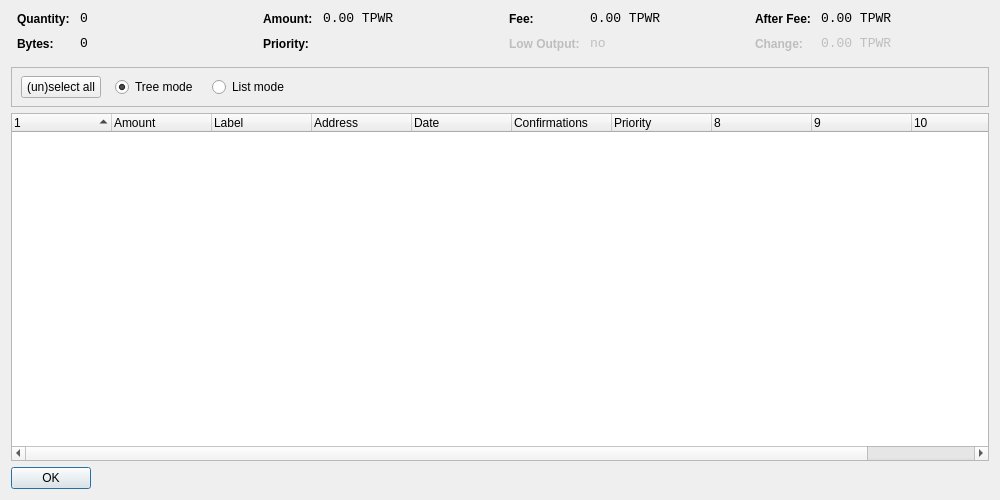
<?xml version="1.0" encoding="UTF-8"?>
<ui version="4.0">
 <class>CoinControlDialog</class>
 <widget class="QDialog" name="CoinControlDialog">
  <property name="geometry">
   <rect>
    <x>0</x>
    <y>0</y>
    <width>1000</width>
    <height>500</height>
   </rect>
  </property>
  <property name="windowTitle">
   <string>Coin Control</string>
  </property>
  <layout class="QVBoxLayout" name="verticalLayout">
   <item>
    <layout class="QHBoxLayout" name="horizontalLayoutTop" stretch="0,0,0,0">
     <property name="topMargin">
      <number>0</number>
     </property>
     <property name="bottomMargin">
      <number>10</number>
     </property>
     <item>
      <layout class="QFormLayout" name="formLayoutCoinControl1">
       <property name="horizontalSpacing">
        <number>10</number>
       </property>
       <property name="verticalSpacing">
        <number>10</number>
       </property>
       <property name="leftMargin">
        <number>6</number>
       </property>
       <property name="rightMargin">
        <number>6</number>
       </property>
       <item row="0" column="0">
        <widget class="QLabel" name="labelCoinControlQuantityText">
         <property name="styleSheet">
          <string notr="true">font-weight:bold;</string>
         </property>
         <property name="text">
          <string>Quantity:</string>
         </property>
        </widget>
       </item>
       <item row="0" column="1">
        <widget class="QLabel" name="labelCoinControlQuantity">
         <property name="font">
          <font>
           <family>Monospace</family>
           <pointsize>10</pointsize>
          </font>
         </property>
         <property name="cursor">
          <cursorShape>IBeamCursor</cursorShape>
         </property>
         <property name="contextMenuPolicy">
          <enum>Qt::ActionsContextMenu</enum>
         </property>
         <property name="text">
          <string notr="true">0</string>
         </property>
         <property name="textInteractionFlags">
          <set>Qt::LinksAccessibleByMouse|Qt::TextSelectableByKeyboard|Qt::TextSelectableByMouse</set>
         </property>
        </widget>
       </item>
       <item row="1" column="0">
        <widget class="QLabel" name="labelCoinControlBytesText">
         <property name="styleSheet">
          <string notr="true">font-weight:bold;</string>
         </property>
         <property name="text">
          <string>Bytes:</string>
         </property>
        </widget>
       </item>
       <item row="1" column="1">
        <widget class="QLabel" name="labelCoinControlBytes">
         <property name="font">
          <font>
           <family>Monospace</family>
           <pointsize>10</pointsize>
          </font>
         </property>
         <property name="cursor">
          <cursorShape>IBeamCursor</cursorShape>
         </property>
         <property name="contextMenuPolicy">
          <enum>Qt::ActionsContextMenu</enum>
         </property>
         <property name="text">
          <string notr="true">0</string>
         </property>
         <property name="textInteractionFlags">
          <set>Qt::LinksAccessibleByMouse|Qt::TextSelectableByKeyboard|Qt::TextSelectableByMouse</set>
         </property>
        </widget>
       </item>
      </layout>
     </item>
     <item>
      <layout class="QFormLayout" name="formLayoutCoinControl2">
       <property name="horizontalSpacing">
        <number>10</number>
       </property>
       <property name="verticalSpacing">
        <number>10</number>
       </property>
       <property name="leftMargin">
        <number>6</number>
       </property>
       <property name="rightMargin">
        <number>6</number>
       </property>
       <item row="0" column="0">
        <widget class="QLabel" name="labelCoinControlAmountText">
         <property name="styleSheet">
          <string notr="true">font-weight:bold;</string>
         </property>
         <property name="text">
          <string>Amount:</string>
         </property>
        </widget>
       </item>
       <item row="0" column="1">
        <widget class="QLabel" name="labelCoinControlAmount">
         <property name="font">
          <font>
           <family>Monospace</family>
           <pointsize>10</pointsize>
          </font>
         </property>
         <property name="cursor">
          <cursorShape>IBeamCursor</cursorShape>
         </property>
         <property name="contextMenuPolicy">
          <enum>Qt::ActionsContextMenu</enum>
         </property>
         <property name="text">
          <string notr="true">0.00 TPWR</string>
         </property>
         <property name="textInteractionFlags">
          <set>Qt::LinksAccessibleByMouse|Qt::TextSelectableByKeyboard|Qt::TextSelectableByMouse</set>
         </property>
        </widget>
       </item>
       <item row="1" column="0">
        <widget class="QLabel" name="labelCoinControlPriorityText">
         <property name="styleSheet">
          <string notr="true">font-weight:bold;</string>
         </property>
         <property name="text">
          <string>Priority:</string>
         </property>
        </widget>
       </item>
       <item row="1" column="1">
        <widget class="QLabel" name="labelCoinControlPriority">
         <property name="font">
          <font>
           <family>Monospace</family>
           <pointsize>10</pointsize>
          </font>
         </property>
         <property name="cursor">
          <cursorShape>IBeamCursor</cursorShape>
         </property>
         <property name="contextMenuPolicy">
          <enum>Qt::ActionsContextMenu</enum>
         </property>
         <property name="text">
          <string/>
         </property>
         <property name="textInteractionFlags">
          <set>Qt::LinksAccessibleByMouse|Qt::TextSelectableByKeyboard|Qt::TextSelectableByMouse</set>
         </property>
        </widget>
       </item>
      </layout>
     </item>
     <item>
      <layout class="QFormLayout" name="formLayoutCoinControl3">
       <property name="horizontalSpacing">
        <number>10</number>
       </property>
       <property name="verticalSpacing">
        <number>10</number>
       </property>
       <property name="leftMargin">
        <number>6</number>
       </property>
       <property name="rightMargin">
        <number>6</number>
       </property>
       <item row="0" column="0">
        <widget class="QLabel" name="labelCoinControlFeeText">
         <property name="styleSheet">
          <string notr="true">font-weight:bold;</string>
         </property>
         <property name="text">
          <string>Fee:</string>
         </property>
        </widget>
       </item>
       <item row="0" column="1">
        <widget class="QLabel" name="labelCoinControlFee">
         <property name="font">
          <font>
           <family>Monospace</family>
           <pointsize>10</pointsize>
          </font>
         </property>
         <property name="cursor">
          <cursorShape>IBeamCursor</cursorShape>
         </property>
         <property name="contextMenuPolicy">
          <enum>Qt::ActionsContextMenu</enum>
         </property>
         <property name="text">
          <string notr="true">0.00 TPWR</string>
         </property>
         <property name="textInteractionFlags">
          <set>Qt::LinksAccessibleByMouse|Qt::TextSelectableByKeyboard|Qt::TextSelectableByMouse</set>
         </property>
        </widget>
       </item>
       <item row="1" column="0">
        <widget class="QLabel" name="labelCoinControlLowOutputText">
         <property name="enabled">
          <bool>false</bool>
         </property>
         <property name="styleSheet">
          <string notr="true">font-weight:bold;</string>
         </property>
         <property name="text">
          <string>Low Output:</string>
         </property>
        </widget>
       </item>
       <item row="1" column="1">
        <widget class="QLabel" name="labelCoinControlLowOutput">
         <property name="enabled">
          <bool>false</bool>
         </property>
         <property name="font">
          <font>
           <family>Monospace</family>
           <pointsize>10</pointsize>
          </font>
         </property>
         <property name="cursor">
          <cursorShape>IBeamCursor</cursorShape>
         </property>
         <property name="contextMenuPolicy">
          <enum>Qt::ActionsContextMenu</enum>
         </property>
         <property name="text">
          <string notr="true">no</string>
         </property>
         <property name="textInteractionFlags">
          <set>Qt::LinksAccessibleByMouse|Qt::TextSelectableByKeyboard|Qt::TextSelectableByMouse</set>
         </property>
        </widget>
       </item>
      </layout>
     </item>
     <item>
      <layout class="QFormLayout" name="formLayoutCoinControl4">
       <property name="horizontalSpacing">
        <number>10</number>
       </property>
       <property name="verticalSpacing">
        <number>10</number>
       </property>
       <property name="leftMargin">
        <number>6</number>
       </property>
       <property name="rightMargin">
        <number>6</number>
       </property>
       <item row="0" column="0">
        <widget class="QLabel" name="labelCoinControlAfterFeeText">
         <property name="styleSheet">
          <string notr="true">font-weight:bold;</string>
         </property>
         <property name="text">
          <string>After Fee:</string>
         </property>
        </widget>
       </item>
       <item row="0" column="1">
        <widget class="QLabel" name="labelCoinControlAfterFee">
         <property name="font">
          <font>
           <family>Monospace</family>
           <pointsize>10</pointsize>
          </font>
         </property>
         <property name="cursor">
          <cursorShape>IBeamCursor</cursorShape>
         </property>
         <property name="contextMenuPolicy">
          <enum>Qt::ActionsContextMenu</enum>
         </property>
         <property name="text">
          <string notr="true">0.00 TPWR</string>
         </property>
         <property name="textInteractionFlags">
          <set>Qt::LinksAccessibleByMouse|Qt::TextSelectableByKeyboard|Qt::TextSelectableByMouse</set>
         </property>
        </widget>
       </item>
       <item row="1" column="0">
        <widget class="QLabel" name="labelCoinControlChangeText">
         <property name="enabled">
          <bool>false</bool>
         </property>
         <property name="styleSheet">
          <string notr="true">font-weight:bold;</string>
         </property>
         <property name="text">
          <string>Change:</string>
         </property>
        </widget>
       </item>
       <item row="1" column="1">
        <widget class="QLabel" name="labelCoinControlChange">
         <property name="enabled">
          <bool>false</bool>
         </property>
         <property name="font">
          <font>
           <family>Monospace</family>
           <pointsize>10</pointsize>
          </font>
         </property>
         <property name="cursor">
          <cursorShape>IBeamCursor</cursorShape>
         </property>
         <property name="contextMenuPolicy">
          <enum>Qt::ActionsContextMenu</enum>
         </property>
         <property name="text">
          <string notr="true">0.00 TPWR</string>
         </property>
         <property name="textInteractionFlags">
          <set>Qt::LinksAccessibleByMouse|Qt::TextSelectableByKeyboard|Qt::TextSelectableByMouse</set>
         </property>
        </widget>
       </item>
      </layout>
     </item>
    </layout>
   </item>
   <item>
    <widget class="QFrame" name="frame">
     <property name="minimumSize">
      <size>
       <width>0</width>
       <height>40</height>
      </size>
     </property>
     <property name="frameShape">
      <enum>QFrame::StyledPanel</enum>
     </property>
     <property name="frameShadow">
      <enum>QFrame::Sunken</enum>
     </property>
     <widget class="QWidget" name="horizontalLayoutWidget">
      <property name="geometry">
       <rect>
        <x>10</x>
        <y>0</y>
        <width>781</width>
        <height>41</height>
       </rect>
      </property>
      <layout class="QHBoxLayout" name="horizontalLayoutPanel" stretch="0,0,0,0,0">
       <property name="spacing">
        <number>14</number>
       </property>
       <item>
        <widget class="QPushButton" name="pushButtonSelectAll">
         <property name="sizePolicy">
          <sizepolicy hsizetype="Maximum" vsizetype="Fixed">
           <horstretch>0</horstretch>
           <verstretch>0</verstretch>
          </sizepolicy>
         </property>
         <property name="text">
          <string>(un)select all</string>
         </property>
        </widget>
       </item>
       <item>
        <widget class="QRadioButton" name="radioTreeMode">
         <property name="sizePolicy">
          <sizepolicy hsizetype="Maximum" vsizetype="Fixed">
           <horstretch>0</horstretch>
           <verstretch>0</verstretch>
          </sizepolicy>
         </property>
         <property name="text">
          <string>Tree mode</string>
         </property>
         <property name="checked">
          <bool>true</bool>
         </property>
        </widget>
       </item>
       <item>
        <widget class="QRadioButton" name="radioListMode">
         <property name="sizePolicy">
          <sizepolicy hsizetype="Maximum" vsizetype="Fixed">
           <horstretch>0</horstretch>
           <verstretch>0</verstretch>
          </sizepolicy>
         </property>
         <property name="text">
          <string>List mode</string>
         </property>
        </widget>
       </item>
       <item>
        <spacer name="horizontalSpacer">
         <property name="orientation">
          <enum>Qt::Horizontal</enum>
         </property>
         <property name="sizeHint" stdset="0">
          <size>
           <width>40</width>
           <height>20</height>
          </size>
         </property>
        </spacer>
       </item>
      </layout>
     </widget>
    </widget>
   </item>
   <item>
    <widget class="CoinControlTreeWidget" name="treeWidget">
     <property name="contextMenuPolicy">
      <enum>Qt::CustomContextMenu</enum>
     </property>
     <property name="sortingEnabled">
      <bool>false</bool>
     </property>
     <property name="columnCount">
      <number>11</number>
     </property>
     <attribute name="headerShowSortIndicator" stdset="0">
      <bool>true</bool>
     </attribute>
     <attribute name="headerStretchLastSection">
      <bool>false</bool>
     </attribute>
     <column>
      <property name="text">
       <string/>
      </property>
     </column>
     <column>
      <property name="text">
       <string>Amount</string>
      </property>
     </column>
     <column>
      <property name="text">
       <string>Label</string>
      </property>
     </column>
     <column>
      <property name="text">
       <string>Address</string>
      </property>
     </column>
     <column>
      <property name="text">
       <string>Date</string>
      </property>
     </column>
     <column>
      <property name="text">
       <string>Confirmations</string>
      </property>
      <property name="toolTip">
       <string>Confirmed</string>
      </property>
     </column>
     <column>
      <property name="text">
       <string>Priority</string>
      </property>
     </column>
     <column>
      <property name="text">
       <string/>
      </property>
     </column>
     <column>
      <property name="text">
       <string/>
      </property>
     </column>
     <column>
      <property name="text">
       <string/>
      </property>
     </column>
     <column>
      <property name="text">
       <string/>
      </property>
     </column>
    </widget>
   </item>
   <item>
    <widget class="QDialogButtonBox" name="buttonBox">
     <property name="sizePolicy">
      <sizepolicy hsizetype="Maximum" vsizetype="Fixed">
       <horstretch>0</horstretch>
       <verstretch>0</verstretch>
      </sizepolicy>
     </property>
     <property name="orientation">
      <enum>Qt::Horizontal</enum>
     </property>
     <property name="standardButtons">
      <set>QDialogButtonBox::Ok</set>
     </property>
    </widget>
   </item>
  </layout>
 </widget>
 <customwidgets>
  <customwidget>
   <class>CoinControlTreeWidget</class>
   <extends>QTreeWidget</extends>
   <header>coincontroltreewidget.h</header>
  </customwidget>
 </customwidgets>
 <resources/>
 <connections/>
</ui>
